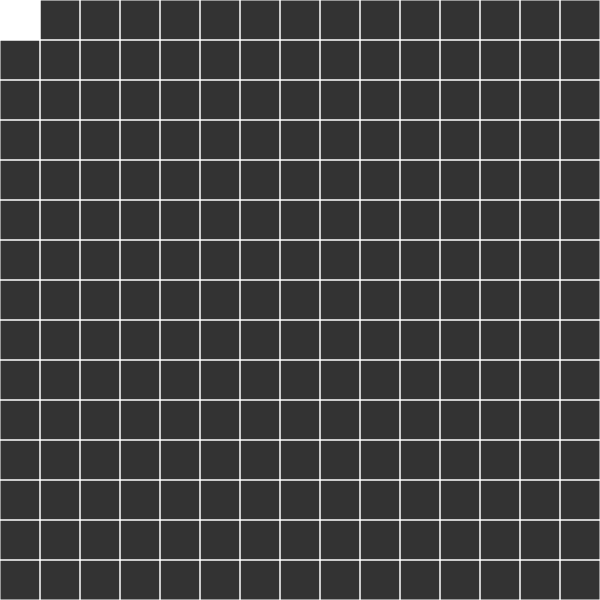
Frame 1 (no input)
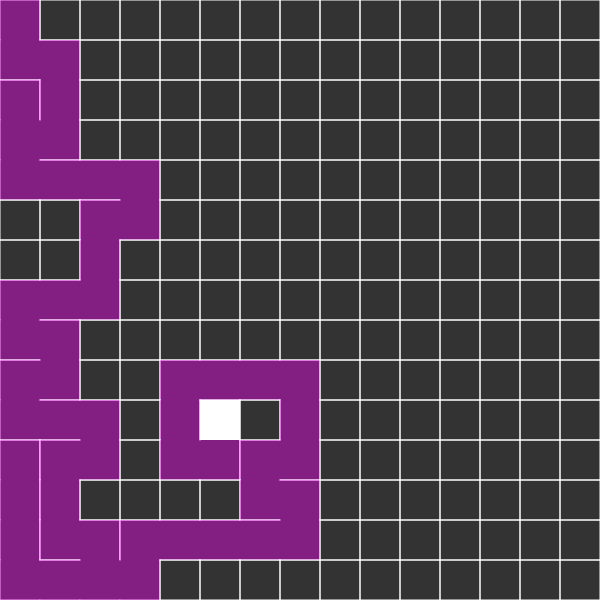
Frame 60 (no input)
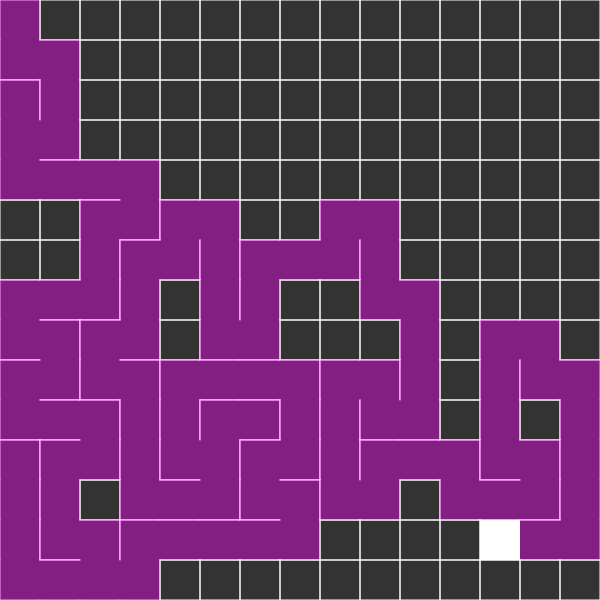
Frame 120 (the mouse pressed at the canvas centre since frame 60)

The p5.js sketch that drew these frames (run headless with seeded random() and noise() and a simulated clock; from frame 60 on, the mouse is pressed at the canvas centre):

// p5.js sketch
// ── sketch.js
var canvasWidth = 600
var cellWidth = 40;
var cols, rows;
var grid = []
var current
var stack = []

function setup() {
  createCanvas(canvasWidth, canvasWidth);
  cols = floor(width/cellWidth);
  rows = floor(width/cellWidth);
  // frameRate(100)

  for(var j=0; j<rows; j++){
    for(var i=0; i<cols; i++){
      var cell = new Cell(i, j)
      grid.push(cell)
    }
  }

  current = grid[0]
}


function removeWalls(a, b){
  if(a.i - b.i === 1){
    a.walls[3] = false
    b.walls[1] = false
  }else if(a.i - b.i === -1){
    a.walls[1] = false
    b.walls[3] = false
  }

  if(a.j - b.j === 1){
    a.walls[0] = false
    b.walls[2] = false
  }else if(a.j - b.j === -1){
    a.walls[2] = false
    b.walls[0] = false
  }
}

function draw() {
  background(51);

  for(var i = 0; i < grid.length; i ++){
    grid[i].show()
  }

  if(current){
    current.visited = true
    current.highlight();
    var next = current.checkNeighbors()
  }


  if(next){
    next.visited = true

    stack.push(current)

    removeWalls(current, next)

    current = next
  }else if(stack.length > 0){
    current = stack.pop()
  }else if(stack.length == 0){
    current = null //end the process, otherwise it will keep on running
  }
}

function gridIndex(i, j){
  if(i < 0 || j < 0 || i > cols-1 || j > rows-1){
    return -1
  }

  return i + j * cols
}

function Cell(i, j){
  this.i = i;
  this.j = j;
  this.walls = [true, true, true, true]
  this.visited = false


  this.checkNeighbors = function(){
    console.log("checking")
    var neighbors = [];
    var top = grid[gridIndex(i, j-1)]
    var right = grid[gridIndex(i+1, j)]
    var bottom = grid[gridIndex(i, j+1)]
    var left = grid[gridIndex(i-1, j)]

    if(top && !top.visited){
      neighbors.push(top)
    }
    if(right && !right.visited){
      neighbors.push(right)
    }
    if(bottom && !bottom.visited){
      neighbors.push(bottom)
    }
    if(left && !left.visited){
      neighbors.push(left)
    }


    if(neighbors.length > 0){
      var r = floor(random(0, neighbors.length))
      return neighbors[r]
    }else{
      return undefined;
    }

  }


  this.show = function(){
    var x = this.i*cellWidth;
    var y = this.j*cellWidth;
    stroke(255);


    if(this.walls[0]){
      line(x, y, x+cellWidth, y);
    }
    if(this.walls[1]){
      line(x+cellWidth, y, x+cellWidth, y+cellWidth);
    }
    if(this.walls[2]){
      line(x+cellWidth, y+cellWidth, x, y+cellWidth);
    }
    if(this.walls[3]){
      line(x, y+cellWidth, x, y);
    }


    if(this.visited){
      noStroke()
      // stroke(0);
      fill(255,0,255,100)
      rect(x,y,cellWidth,cellWidth)
    }
  }

  this.highlight = function(){
    var x = this.i*cellWidth;
    var y = this.j*cellWidth;
    noStroke()
    fill(255)
    rect(x,y,cellWidth,cellWidth)
  }

}
